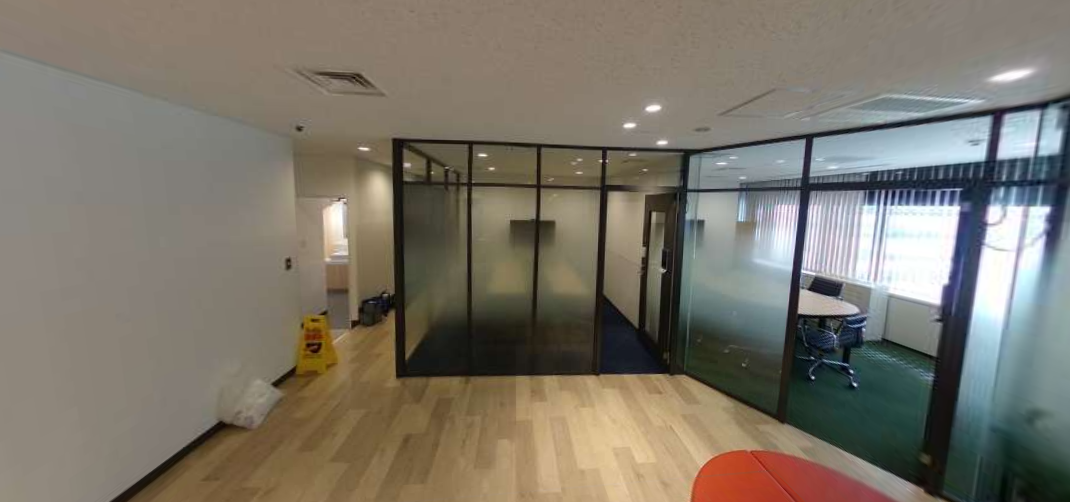
#> input picture saize/img/image3.png, 1070 x 502 px
$ python saize.py
#> lines starting #> are read from the running program, lines starting #| are printed output that depends on the picture; after the words box and inside, x2 and y2 are one past the last pixel; in counts of white or black regions, pixels touching at a corner belong together
import cv2
import datetime
# import matplotlib.pyplot as plt
import numpy as np
import os
import sobel_def


# imgA = cv2.imread('diff_3_1.png')
# imgB = cv2.imread('diff_3_2.png')

imgA = cv2.imread('img/image3.png', 0)
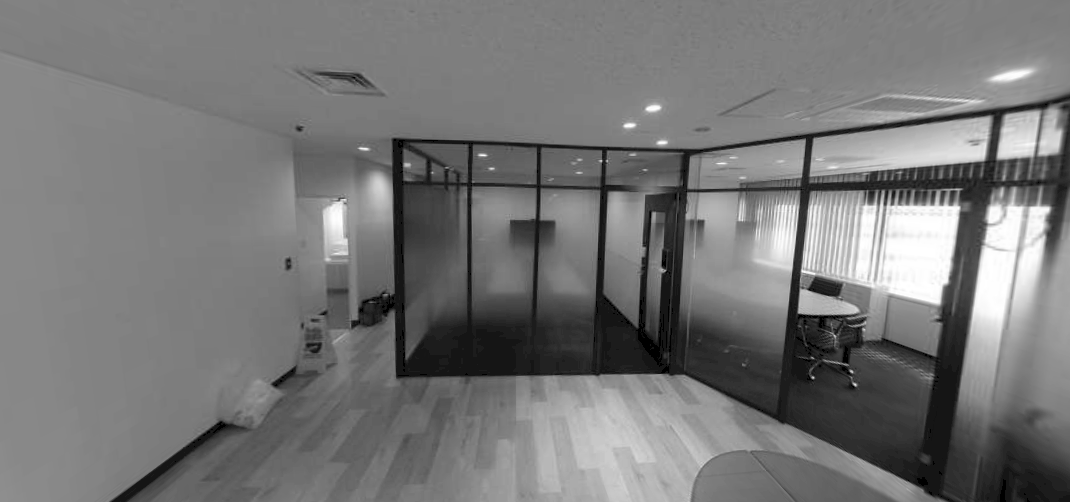
#> imgA: shape (502, 1070); min 0, max 255, mean 118.4
imgB = cv2.imread('img/image4.png', 0)
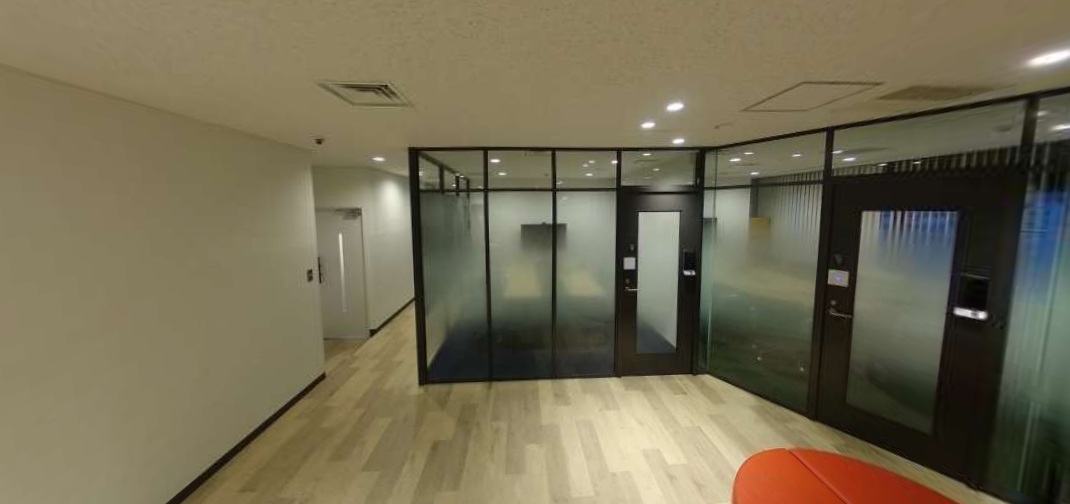
#> input picture saize/img/image4.png, 1070 x 504 px
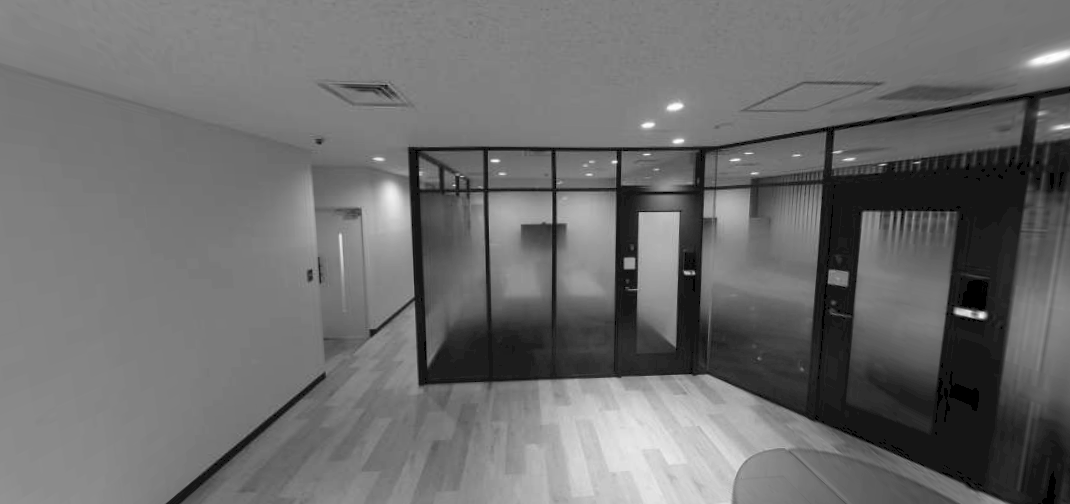
#> imgB: shape (504, 1070); min 0, max 255, mean 109


# 画像が正しく読み込まれたかをチェック
if imgA is None:
    # print(f'Could not open or find the image: {args.inputA}')
    print("error1")
    exit(0)
if imgB is None:
    # print(f'Could not open or find the image: {args.inputB}')
    print("error2")
    exit(0)

# if imgA.shape[2] == 4:
#     imgA = cv2.cvtColor(imgA, cv.COLOR_RGBA2RGB)
# if imgB.shape[2] == 4:  # imgB が RGBA 形式の場合
#     imgB = cv.cvtColor(imgB, cv.COLOR_RGBA2RGB)

imgA = cv2.cvtColor(imgA, cv2.COLOR_BGR2RGB)
#> imgA: shape (502, 1070, 3)
imgB = cv2.cvtColor(imgB, cv2.COLOR_BGR2RGB)
#> imgB: shape (504, 1070, 3)

heightA, widthA, cA = imgA.shape[:3]
#> heightA = 502; widthA = 1070; cA = 3
heightB, widthB, cB = imgB.shape[:3]
#> heightB = 504; widthB = 1070; cB = 3

akaze = cv2.AKAZE_create()

#特徴量を計算する
#kp = keypoints(特徴点),des = descriptors(特徴点描画)
kpA, desA = akaze.detectAndCompute(imgA, None)
#> kpA = 780 keypoints; strongest (x, y, size): (809, 303, 16.1), (824, 284, 16.1), (979, 153, 11.4), (806, 303, 11.4)
kpB, desB = akaze.detectAndCompute(imgB, None)
#> kpB = 527 keypoints; strongest (x, y, size): (981, 315, 8.1), (628, 263, 8.1), (959, 311, 8.1), (963, 312, 11.4)

# imageBを透視変換する
# 透視変換: 斜めから撮影した画像を真上から見た画像に変換する感じ
# BFMatcher型のオブジェクトを作成する
bf = cv2.BFMatcher(cv2.NORM_HAMMING, crossCheck=True)
# 記述子をマッチさせる。※スキャン画像(B2)の特徴抽出はforループ前に実施済み。
matches = bf.match(desA,desB)
#> matches = 252 matches
# マッチしたものを距離順に並べ替える。
matches = sorted(matches, key = lambda x:x.distance)
# マッチしたもの（ソート済み）の中から上位★%（参考：15%)をgoodとする。
good = matches[:int(len(matches) * 0.15)]
#> good = 37 matches
# 対応が取れた特徴点の座標を取り出す？
src_pts = np.float32([kpA[m.queryIdx].pt for m in good]).reshape(-1,1,2)
#> src_pts = 37 rows, first 8: [533.5, 370.9], [520.3, 378.7], [434.2, 381.3], [549.5, 381.8], [399.4, 374.1], [546.8, 379.2], [537.9, 186.2], [548.5, 380.1]
dst_pts = np.float32([kpB[m.trainIdx].pt for m in good]).reshape(-1,1,2)
#> dst_pts = 37 rows, first 8: [554.9, 374.4], [541.5, 383.1], [456.9, 388], [572.4, 385], [422.1, 381.4], [568.3, 382.4], [554, 189.5], [570.5, 383.2]
# findHomography:二つの画像から得られた点の集合を与えると、その物体の投射変換を計算する
M, mask = cv2.findHomography(dst_pts, src_pts, cv2.RANSAC,5.0) # dst_img作成の際だけ使う。warpperspectiveの使い方がわかってない。
#> M = [[1.07, -0.03, -28.45], [0.0534, 1.04, -33.55], [5.97e-05, 1.02e-05, 1]]; mask = 37 values, max 1 at index 0, min 0 at index 27, mean 0.946
# imgBを透視変換。
imgB_transform = cv2.warpPerspective(imgB, M, (widthA, heightA))
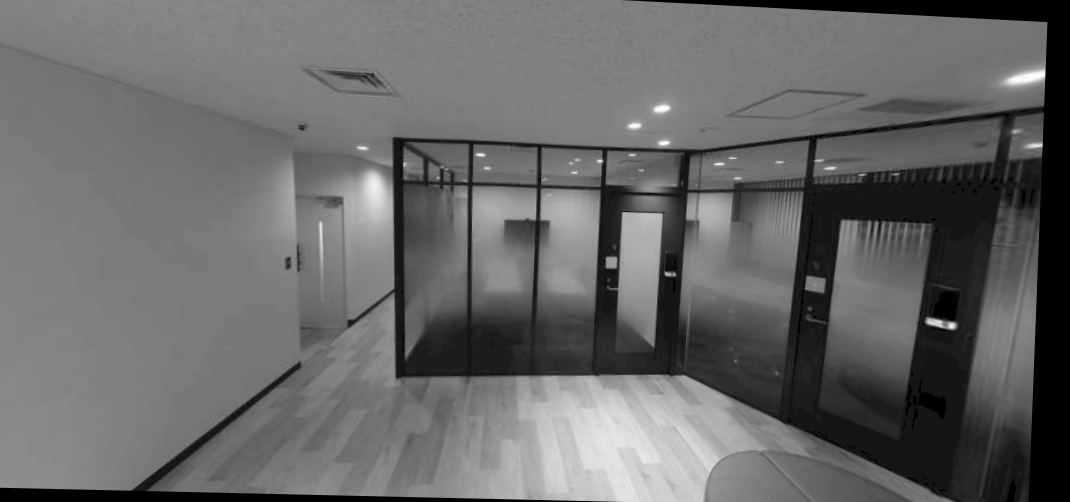
#> imgB_transform: shape (502, 1070, 3); min 0, max 255, mean 103.8

# imgAとdst_imgの差分を求めてresultとする。グレースケールに変換。
result = cv2.absdiff(imgA, imgB_transform)
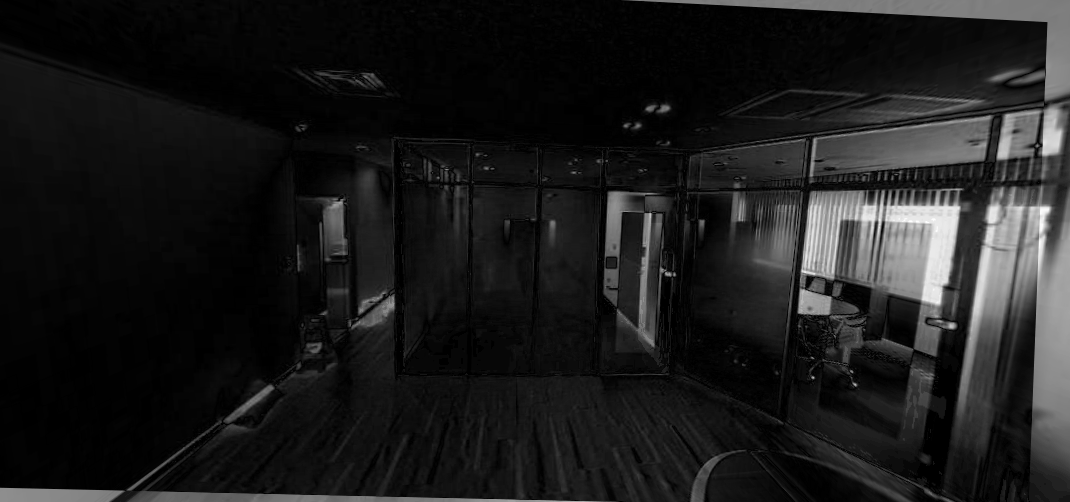
#> result: shape (502, 1070, 3); min 0, max 254, mean 28
result_gray = cv2.cvtColor(result, cv2.COLOR_BGR2GRAY)
# 二値化
_, result_bin = cv2.threshold(result_gray, 50, 255, cv2.THRESH_BINARY) # 閾値は50
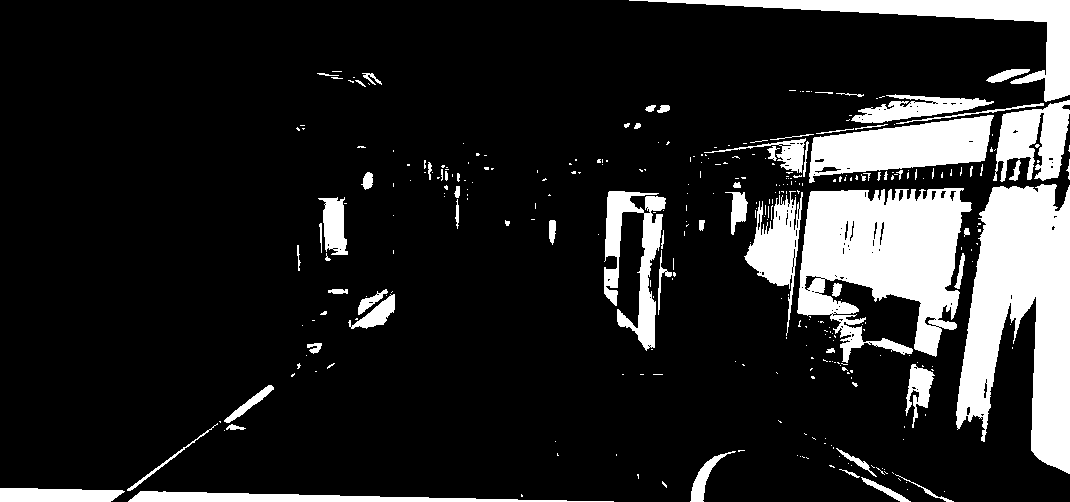
#> result_bin: shape (502, 1070); 15.3% white; 332 white regions (263 under 20 px), largest, box (x1, y1, x2, y2) and area: (956, 184, 1070, 474) 20515, (797, 188, 972, 363) 18879, (809, 115, 994, 183) 7388

# カーネルを準備（オープニング用）
kernel = np.ones((2,2),np.uint8)
# オープニング（収縮→膨張）実行 ノイズ除去
result_bin = cv2.morphologyEx(result_bin, cv2.MORPH_OPEN, kernel) # オープニング（収縮→膨張）。ノイズ除去。
#> result_bin: shape (502, 1070); 14.9% white; 194 white regions (126 under 20 px), largest, box (x1, y1, x2, y2) and area: (957, 185, 1070, 475) 20150, (798, 189, 972, 357) 17770, (630, 0, 1070, 103) 7699

# 二値画像をRGB形式に変換し、2枚の画像を重ねる。
result_bin_rgb = cv2.cvtColor(result_bin, cv2.COLOR_GRAY2RGB)
result_add = cv2.addWeighted(imgA, 0.3, result_bin_rgb, 0.7, 2.2) # ２.２はガンマ値。大きくすると白っぽくなる
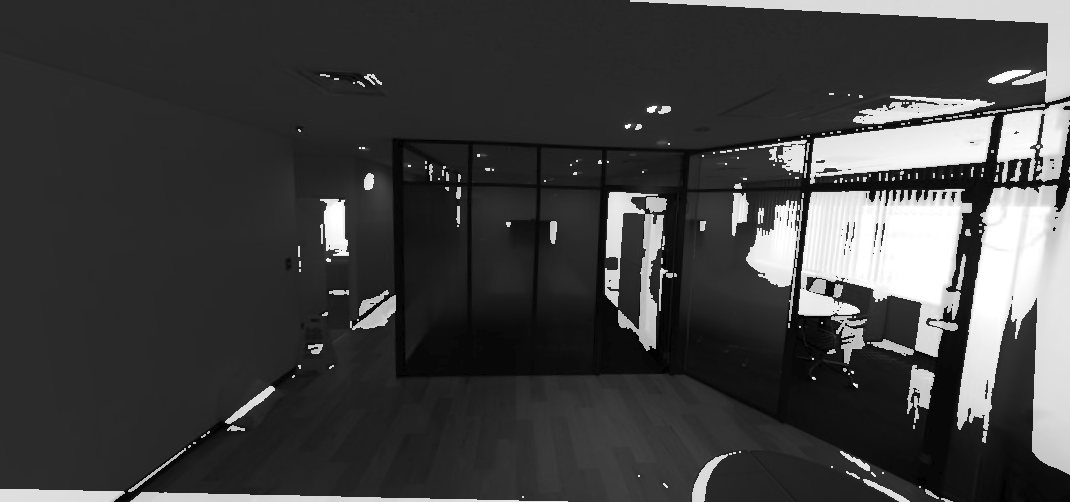
#> result_add: shape (502, 1070, 3); min 2, max 255, mean 64.3

timestamp = datetime.datetime.now().strftime("%Y%m%d_%H%M%S")

output_filename = f'output/saize_site_diff_{timestamp}.png'
cv2.imwrite(output_filename, result_add)
